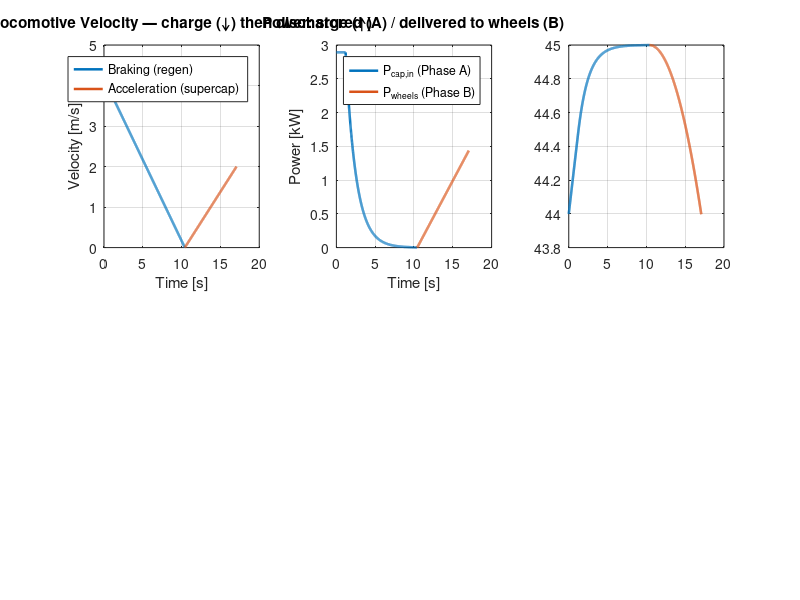

Reproduce this figure in MATLAB. (Note: this script raises an error after producing the figure.)
%% -------------------- Vehicle / track (ISTrain) ------------------------
m_loco   = 600 + 1800;   % [kg] loco + trailing mass
g        = 9.81;         % [m/s^2]
Crr      = 0.004;        % [-] rolling resistance coeff
rw       = 0.100;        % [m] wheel radius
G        = 10;           % [-] gearbox ratio
mu       = 0.35;         % [-] adhesion (wheel–rail)
n_m      = 2;            % [-] number of motors
SF       = 30;           % [%] torque safety margin
a_max_sys= 0.3;         % [m/s^2] max accel (your earlier constraint)

v_max_test = 15/3.6;     % [m/s] test speed limit
a_cmd_brk  = 0.4;        % [m/s^2] target decel during regen (Phase A)

%% -------------------- Electrical limits & efficiencies (ISTrain) -------
I_max      = 300;        % [A] system current limit
I_chg_cmd  = 84;        % [A] commanded charge current (will be limited by ESR/I_max/adhesion)
I_dis_cmd  = 100;        % [A] commanded discharge current (limited likewise)

Vbus       = 45.0;       % [V] DC bus / top clamp while charging
Vmin_cap   = 44.0;       % [V] minimum usable cap voltage on discharge (converter floor)

eta_tx     = 0.85;       % transmission/drivetrain efficiency
eta_motor  = 0.90;       % motor+inverter efficiency
eta_dc     = 0.85;       % DC/DC converter efficiency
eta_sc     = 0.90;       % supercap charge efficiency

% Directional paths (same definitions as before)
eta_reg    = eta_tx * eta_motor;             % wheel -> DC bus (regen)
eta_dis    = eta_dc * eta_motor * eta_tx;    % cap -> wheel (motoring)
eta_path   = eta_reg * eta_dc * eta_sc;      % wheel -> stored (info only)

%% -------------------- Supercapacitor (ISTrain) -------------------------
% keep the 48 V, 165 F module unless you want to switch
C   = 165;               % [F]
ESR = 0.0063;            % [ohm]
cap_name = '48V 165F';

%% -------------------- Pre-charge (ISTrain) -----------------------------
% Use the "optimal V0" headroom idea from your original code so one braking
% event can store ~Erecov_event. If you prefer a fixed value, set V0 directly.
use_optimal_V0 = true;
Erecov_event   = 7.8e3;  % [J] target energy per braking event (adjust if needed)

if use_optimal_V0
    V0 = sqrt(max(Vbus^2 - (2*Erecov_event)/C, 0));
else
    V0 = 0;
end
V0 = 44;      % safety clamp

%% -------------------- Timeline ---------------------------------------
dt = 0.01;

%% ==================== PHASE A — BRAKING (charge) ======================
tA_stop = v_max_test / a_cmd_brk;
tA      = (0:dt:tA_stop).';   N = numel(tA);

vA   = max(v_max_test - a_cmd_brk.*tA, 0);
xA   = cumtrapz(tA, vA);
F_rr = Crr * m_loco * g;
F_adh= mu  * (m_loco-1800) * g;

VcapA   = zeros(N,1);  VcapA(1) = V0;
EcapA   = zeros(N,1);  EcapA(1) = 0.5*C*V0^2;
PrecA   = zeros(N,1);
IbusA   = zeros(N,1);
FregenA = zeros(N,1);
TperMA  = zeros(N,1);

for k = 1:N-1
    % --- If we've hit the top clamp, stop charging energy ---
    if VcapA(k) >= Vbus - 1e-6
        VcapA(k+1:end) = VcapA(k); EcapA(k+1:end) = EcapA(k);
        PrecA(k:end)   = 0; IbusA(k:end) = 0; FregenA(k:end) = 0; TperMA(k:end)=0;
        break
    end

    % --- Motor-side braking force cannot exceed adhesion ---
    F_rr        = Crr * m_loco * g;
    F_adh       = mu  * (m_loco-1800) * g;

    % --- Commanded bus charge current (constant), limited by ESR & I_max ---
    I_esr_chg   = max((Vbus - VcapA(k)) / max(ESR,1e-6), 0);  % ESR limit into cap
    I_allow_bus = min([I_chg_cmd, I_max, I_esr_chg]);         % [A] actual bus current

    % --- Electrical power into DC bus (from machine) and into the cap ---
    P_bus_in    = Vbus * I_allow_bus;               % [W] at DC bus
    P_wheel_req = P_bus_in / max(eta_reg,1e-6);     % [W] wheel power needed
    P_cap_store = P_bus_in * eta_dc * eta_sc;       % [W] stored in cap

    % --- Convert required wheel power into braking force, respect adhesion ---
    F_req_motor = P_wheel_req / max(vA(k), 1e-6);   % [N] braking force needed
    F_used      = min(max(F_req_motor - F_rr, 0), F_adh);
    FregenA(k)  = F_used;
    TperMA(k)   = 1.3*(F_used*rw)/(G*eta_tx)/n_m;

    % --- If adhesion can't supply required power, downscale the bus current ---
    Pwheels_av  = (F_used + F_rr) * vA(k);
    P_bus_av    = eta_reg * Pwheels_av;
    scale       = min(1, P_bus_av / max(P_bus_in,1e-9));
    I_allow_bus = I_allow_bus * scale;
    P_bus_in    = P_bus_in * scale;
    P_cap_store = P_bus_in * eta_dc * eta_sc;

    % --- State update ---
    dE          = P_cap_store * dt;
    EcapA(k+1)  = min(0.5*C*Vbus^2, EcapA(k) + dE);  % cannot exceed Vbus clamp
    VcapA(k+1)  = min(sqrt(2*EcapA(k+1)/C), Vbus);

    PrecA(k)    = P_cap_store;
    IbusA(k)    = I_allow_bus;
end

E_recovered = EcapA(end);
Vcap_end_A  = VcapA(end);

%% ==================== PHASE B — ACCELERATION (discharge) ==============
% Start at rest; accelerate using ONLY the supercap until:
% - v reaches v_max_test, or
% - Vcap hits Vmin_cap, or
% - energy is exhausted.
tB_max = 12;                      % [s] just a guard
tB     = (0:dt:tB_max).';  NB = numel(tB);

vB   = zeros(NB,1);               % starts from rest
xB   = zeros(NB,1);
VcapB= zeros(NB,1);  VcapB(1) = Vcap_end_A;   % start from Phase A final voltage
EcapB= zeros(NB,1);  EcapB(1) = 0.5*C*VcapB(1)^2;

TperMB = zeros(NB,1);   % torque per motor during Phase B (motoring)
PwheelsB = zeros(NB,1);
IbusB    = zeros(NB,1);
aB       = zeros(NB,1);
FmotB   = zeros(NB,1);   % motor force at wheels during Phase B (tractive)

for k = 1:NB-1
    if VcapB(k) <= Vmin_cap || vB(k) >= v_max_test
        vB(k+1:end)=vB(k); xB(k+1:end)=xB(k);
        VcapB(k+1:end)=VcapB(k); EcapB(k+1:end)=EcapB(k); aB(k+1:end)=0; break
    end

    % --- Command discharge current, limited by ESR & I_max ---
    I_esr_dis   = VcapB(k) / max(ESR,1e-6);
    I_allow     = min([I_dis_cmd, I_max, I_esr_dis]);   % [A]
    P_cap_out   = I_allow * VcapB(k);                   % [W] electrical
    P_wheel_av  = eta_dis * P_cap_out;                  % [W] mechanical at wheels

    % --- Acceleration from Eq. (5.4.1) + system cap ---
    a_trac  = min(mu*g, a_max_sys);
    a_pow   = P_wheel_av / max(m_loco * max(vB(k),1e-3), 1e-6);
    a       = min(a_trac, a_pow);
    aB(k)   = a;

    % --- Draw only the power needed to achieve 'a' ---
    P_wheel_need = m_loco * vB(k) * a;
    P_cap_use    = P_wheel_need / max(eta_dis,1e-6);
    P_cap_use    = min(P_cap_use, P_cap_out);
    PwheelsB(k)  = eta_dis * P_cap_use;
    IbusB(k)     = P_cap_use / max(VcapB(k),1e-6);
    % --- Torque per motor (motoring) ----------------------------------------
    if vB(k) > 1e-3
        F_mot_B = F_rr + PwheelsB(k) / vB(k) + (600+1800) * g * 0.02;     % wheel force delivered by motors
    else
        F_mot_B = F_rr + m_loco * aB(k);          % v≈0 fallback (P/v ill-conditioned)
    end
    FmotB(k) = F_mot_B;
    TperMB(k) = 1.3*(F_mot_B * rw) / (G * eta_tx) / n_m;   % [Nm] per motor

    % --- Integrate kinematics & update cap state ---
    vB(k+1) = min(vB(k) + a*dt, v_max_test);
    xB(k+1) = xB(k) + vB(k)*dt;

    dE          = P_cap_use * dt;
    EcapB(k+1)  = max(EcapB(k) - dE, 0);
    VcapB(k+1)  = sqrt(2*EcapB(k+1)/C);
end


% Trim B to the last updated index
lastB = find(diff(vB)~=0 | diff(VcapB)~=0, 1, 'last');
if isempty(lastB), lastB = 1; end
tB = tB(1:lastB+1); vB = vB(1:lastB+1); xB = xB(1:lastB+1);
VcapB = VcapB(1:lastB+1); EcapB = EcapB(1:lastB+1);
PwheelsB = PwheelsB(1:lastB); IbusB = IbusB(1:lastB); aB = aB(1:lastB);
TperMB = TperMB(1:lastB);
FmotB = FmotB(1:lastB);


%% -------------------- Report ------------------------------------------
fprintf('--- ISTrain Energy Recovery ---\n');
fprintf('Capacitor: %s | C=%.2f F | ESR=%.4f ohm\n', cap_name, C, ESR);
fprintf('PHASE A (brake): V0=%.2f V  ->  V_end=%.2f V | E_recovered=%.1f J (%.2f Wh)\n', ...
        V0, Vcap_end_A, E_recovered, E_recovered/3600);
fprintf('PHASE B (accel): V_start=%.2f V  ->  V_end=%.2f V | v_end=%.2f km/h | t=%.2f s\n', ...
        VcapB(1), VcapB(end), 3.6*vB(end), tB(end));
fprintf('Overall charge path efficiency (wheel->stored): %.1f %%\n', 100*eta_path);

%% -------------------- Plots -------------------------------------------
figure('Name','ISTrain — Energy Recovery (Charge + Discharge)','Color','w');

% --- Velocity-time (unchanged) ---
subplot(2,3,1);
plot(tA, vA, 'LineWidth', 1.8); hold on; grid on;
plot(tB + tA(end), vB, 'LineWidth', 1.8);
xlabel('Time [s]'); ylabel('Velocity [m/s]');
title('Locomotive Velocity — charge (↓) then discharge (↑)');
legend('Braking (regen)','Acceleration (supercap)','Location','best');

% --- Power: use tB(1:end-1) to match PwheelsB length ---
subplot(2,3,2);
plot(tA, PrecA/1000, 'LineWidth', 1.8); hold on; grid on;
plot(tB(1:end-1) + tA(end), PwheelsB/1000, 'LineWidth', 1.8);
xlabel('Time [s]'); ylabel('Power [kW]');
title('Power: stored (A) / delivered to wheels (B)');
legend('P_{cap,in} (Phase A)','P_{wheels} (Phase B)','Location','best');

% --- Cap voltage (states -> tB) ---
subplot(2,3,3);
plot(tA, VcapA, 'LineWidth', 1.8); hold on; grid on;
plot(tB + tA(end), VcapB, 'LineWidth', 1.8);
yline(Vbus,'--','V_{bus}'); yline(Vmin_cap,':','V_{min,cap}');
xlabel('Time [s]'); ylabel('V_{cap} [V]');
title('Supercap Voltage');

% --- Energy (states -> tB) ---
subplot(2,3,4);
plot(tA, EcapA/1000, 'LineWidth', 1.8); hold on; grid on;
plot(tB + tA(end), EcapB/1000, 'LineWidth', 1.8);
xlabel('Time [s]'); ylabel('Energy [kJ]');
title('Stored Energy (A) and Remaining Energy (B)');
legend('Phase A','Phase B','Location','best');

% --- Braking forces (Phase A) ---
% --- Braking forces (Phase A) + Motor force (Phase B) ---
subplot(2,3,5);
plot(tA, FregenA, 'LineWidth', 1.8); hold on; grid on;
yline(F_rr,'--','F_{rr}');
yline(F_adh,':','F_{adh}');
% NEW: Motor tractive force during Phase B (offset in time)
plot(tB(1:end-1) + tA(end), FmotB, 'm', 'LineWidth', 1.8);

xlabel('Time [s]'); ylabel('Force [N]');
title('Forças: regen (A), tração (B), rolamento e aderência');
legend('F_{regen} (A)','F_{rr}','F_{adh}','F_{motor} (B)','Location','best');

% --- Acceleration over whole event (Phase A + B) ---
subplot(2,3,6); hold on; grid on;

% Phase A: braking deceleration (negative)
plot(tA, -a_cmd_brk*ones(size(tA)), 'LineWidth', 1.8);

% Phase B: acceleration from supercap
plot(tB(1:end-1) + tA(end), aB, 'LineWidth', 1.8);

% Traction limit line
yline(mu*g,'--','\mu g (traction limit)');
yline(-mu*g,'--','- \mu g (traction limit)');  % symmetric for braking

xlabel('Time [s]');
ylabel('a [m/s^2]');
title('Acceleration: braking (−) and motoring (+)');
legend('Braking decel (cmd)','Accel (supercap)','Traction limit','Location','best');

%% -------------------- Extra Plots (Southampton style) ------------------

% (a) Power generated by motors (similar to Fig. 27a)
figure('Name','ISTrain Comparison: Power','Color','w'); hold on; grid on;
plot(tA(1:end-1), -(PrecA(1:end-1))/1000, 'b', 'LineWidth',1.8); % negative for braking
plot(tB(1:end-1) + tA(end), PwheelsB/1000, 'r', 'LineWidth',1.8); % positive for accel
xlabel('Time [s]'); ylabel('Power [kW]');
title('Power generated by motors');
legend('Charging @ 84 A','Discharging @ 105 A','Location','best');

% (b) Distance vs Time
figure('Name','Distance vs Time','Color','w'); hold on; grid on;
plot(tA, xA, 'b', 'LineWidth',1.8); 
plot(tB + tA(end), xB + xA(end), 'r', 'LineWidth',1.8);
xlabel('Time [s]'); ylabel('Distance [m]');
title('Distance travelled during braking and acceleration');
legend('Braking phase','Acceleration phase','Location','best');
%% Torque per motor over time (regen + motoring)
figure('Name','Torque per Motor','Color','w'); hold on; grid on;

% Regen torque (negative sign for braking direction)
plot(tA(1:end-1), TperMA(1:end-1), 'b', 'LineWidth', 1.8);

% Motoring torque
plot(tB(1:end-1) + tA(end), TperMB, 'r', 'LineWidth', 1.8);

% Adhesion-limit torque per motor (based on your F_adh definition)
T_adh_lim = (F_adh * rw) / (G * eta_tx) / n_m;
yline(T_adh_lim, '--', 'T_{adh,lim}', 'LineWidth', 1.2);

xlabel('Time [s]');
ylabel('Torque per motor [Nm]');
title('Torque per Motor: braking (−) and motoring (+)');
legend('Regen torque','Motoring torque','Adhesion-limit torque','Location','best');
